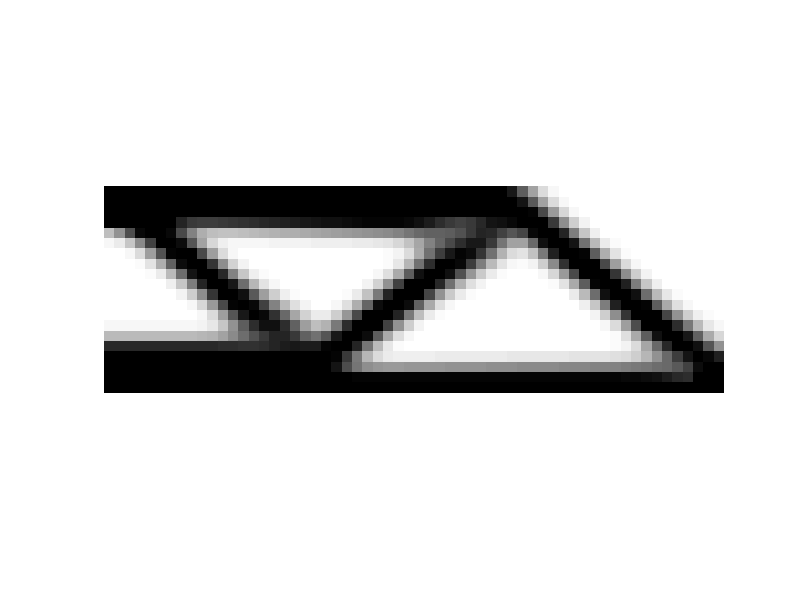

Here is the MATLAB script that generated this plot:
nelx = 60;
nely = 20;
rmin = 2.4;

% nelx = 150;
% nely = 50;
% rmin = 6;

% nelx = 300;
% nely = 100;
% rmin = 16;

volfrac = 0.5;
penal = 3;

ft = 1;
% ft = 2;

%% MATERIAL PROPERTIES
E0 = 1;
Emin = 1e-9;
nu = 0.3;

%% PREPARE FINITE ELEMENT ANALYSIS
A11 = [12  3 -6 -3;  3 12  3  0; -6  3 12 -3; -3  0 -3 12];
A12 = [-6 -3  0  3; -3 -6 -3 -6;  0 -3 -6  3;  3 -6  3 -6];
B11 = [-4  3 -2  9;  3 -4 -9  4; -2 -9 -4 -3;  9  4 -3 -4];
B12 = [ 2 -3  4 -9; -3  2  9 -2;  4  9  2  3; -9 -2  3  2];
KE = 1/(1-nu^2)/24*([A11 A12;A12' A11]+nu*[B11 B12;B12' B11]);
nodenrs = reshape(1:(1+nelx)*(1+nely),1+nely,1+nelx);
edofVec = reshape(2*nodenrs(1:end-1,1:end-1)+1,nelx*nely,1);
edofMat = repmat(edofVec,1,8)+repmat([0 1 2*nely+[2 3 0 1] -2 -1],nelx*nely,1);
iK = reshape(kron(edofMat,ones(8,1))',64*nelx*nely,1);
jK = reshape(kron(edofMat,ones(1,8))',64*nelx*nely,1);

%% DEFINE LOADS AND SUPPORTS (HALF MBB-BEAM)
F = sparse(2,1,-1,2*(nely+1)*(nelx+1),1);
U = zeros(2*(nely+1)*(nelx+1),1);
fixeddofs = union([1:2:2*(nely+1)], [2*(nelx+1)*(nely+1)]);
alldofs = [1:2*(nely+1)*(nelx+1)];
freedofs = setdiff(alldofs,fixeddofs);

%% PREPARE FILTER
iH = ones(nelx*nely*(2*(ceil(rmin)-1)+1)^2,1);
jH = ones(size(iH));
sH = zeros(size(iH));
k = 0;
for i1 = 1:nelx
  for j1 = 1:nely
    e1 = (i1-1)*nely+j1;
    for i2 = max(i1-(ceil(rmin)-1),1):min(i1+(ceil(rmin)-1),nelx)
      for j2 = max(j1-(ceil(rmin)-1),1):min(j1+(ceil(rmin)-1),nely)
        e2 = (i2-1)*nely+j2;
        k = k+1;
        iH(k) = e1;
        jH(k) = e2;
        sH(k) = max(0,rmin-sqrt((i1-i2)^2+(j1-j2)^2));
      end
    end
  end
end
H = sparse(iH,jH,sH);
Hs = sum(H,2);

%%-------------------- INITIALIZE ITERATION --------------------%%
x = repmat(volfrac, nely, nelx);
xPhys = x;

loop = 0;
change = 1;

%% START ITERATION
while change > 0.01
  tic;  % Start timing the iteration
  loop = loop + 1;

  %% FE-ANALYSIS
  sK = reshape(KE(:)*(Emin+xPhys(:)'.^penal*(E0-Emin)), 64*nelx*nely,1);
  K = sparse(iK, jK, sK); K = (K + K') / 2;
  U(freedofs) = K(freedofs,freedofs) \ F(freedofs);

  %% OBJECTIVE FUNCTION AND SENSITIVITY ANALYSIS
  Ue = U(edofMat);
  ce = reshape(sum((U(edofMat)*KE).*U(edofMat),2), nely, nelx);
  c = sum(sum((Emin + xPhys.^penal * (E0 - Emin)).*ce));
  dc = -penal*(E0-Emin)*xPhys.^(penal-1).*ce;
  dv = ones(nely, nelx);
  
  %% FILTERING/MODIFICATION OF SENSITIVITIES
  if ft == 1
    dc(:) = H*(x(:).*dc(:))./Hs./max(1e-3, x(:));
  elseif ft == 2
    dc(:) = H*(dc(:)./Hs);
    dv(:) = H*(dv(:)./Hs);
  end
  %% OPTIMALITY CRITERIA UPDATE OF DESIGN VARIABLES AND PHYSICAL DENSITIES
  l1 = 0; l2 = 1e9; move = 0.2;
  while (l2-l1)/(l1+l2) > 1e-3
    lmid = 0.5*(l2+l1);
    xnew = max(0,max(x-move,min(1,min(x+move,x.*sqrt(-dc./dv/lmid)))));
    if ft == 1
      xPhys = xnew;
    elseif ft == 2
      xPhys(:) = (H*xnew(:))./Hs;
    end
    if sum(xPhys(:)) > volfrac*nelx*nely, l1 = lmid; else l2 = lmid; end
  end
  change = max(abs(xnew(:)-x(:)));
  x = xnew;

  %% PRINT RESULTS
  iter_time = toc;  % Stop timing and get iteration time
  fprintf(' It.:%5i Obj.:%11.4f Vol.:%7.3f ch.:%7.3f Time:%7.3f sec\n', loop, c, mean(xPhys(:)), change, iter_time);
  % fprintf(' It.:%5i Obj.:%11.4f Vol.:%7.3f ch.:%7.3f\n',loop, c, mean(xPhys(:)), change);

  %% PLOT DENSITIES
  colormap(gray); imagesc(1-xPhys); caxis([0 1]); axis equal; axis off; drawnow;
end
